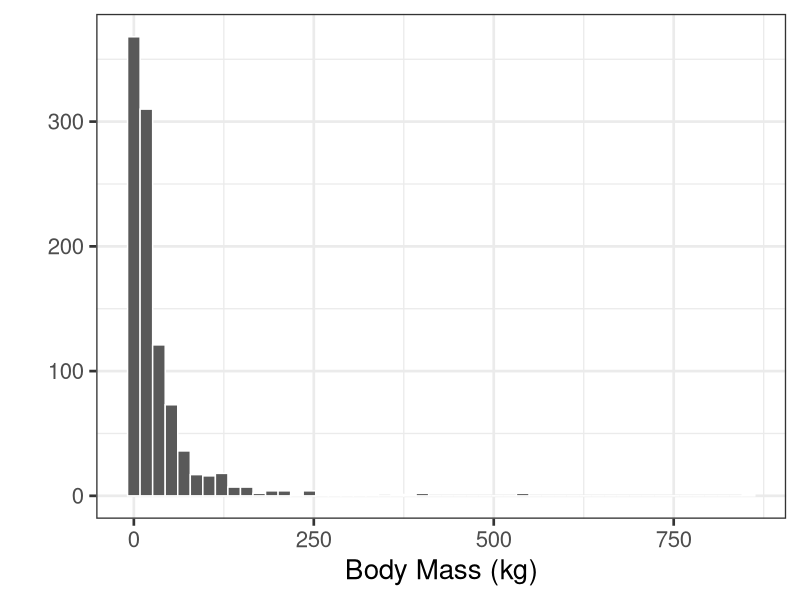
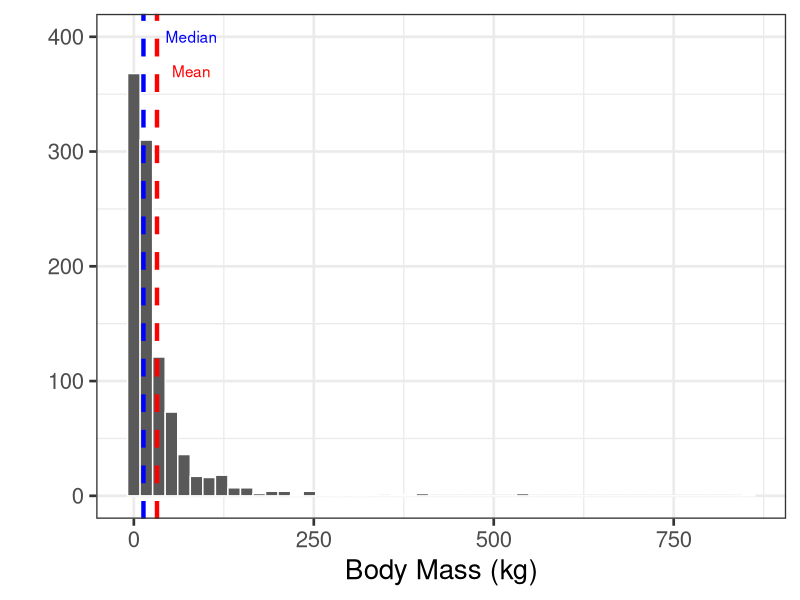
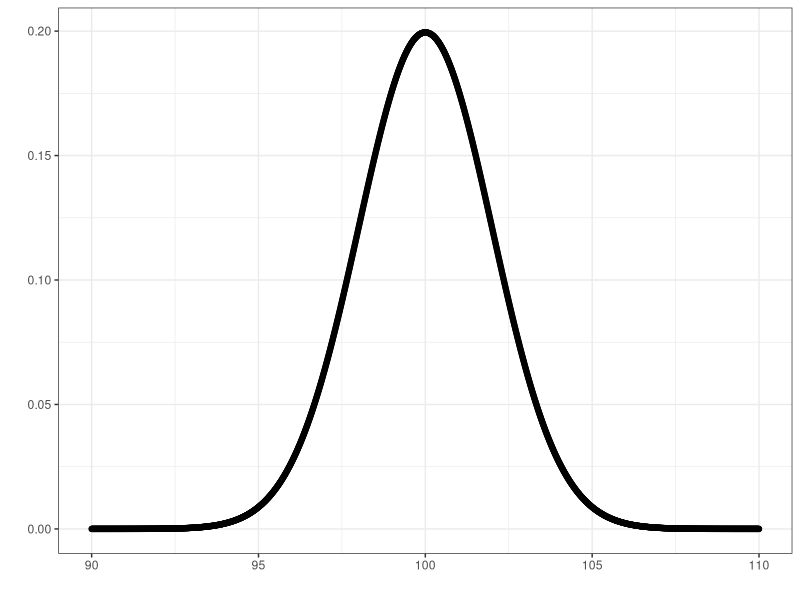

Source code (R) for these figures, in order:
## ---- chunk 1
library(ggplot2)
mammalmass <- rlnorm(1000, meanlog = 2.6, sd=1.4)
bmplot <- qplot(mammalmass, xlab="Body Mass (kg)", bins=50, color=I("white")) + theme_bw(20)
bmplot
## ---- chunk 2
bmplot + 
  geom_vline(xintercept = mean(mammalmass), color = "red", linetype = "dashed", size=1.5) + 
  geom_vline(xintercept = median(mammalmass), color = "blue", linetype="dashed", size=1.5) + 
  annotate("text", x=80, y=400, color="blue", label="Median") + 
  annotate("text", x=80, y=370, color="red", label="Mean") 
## ---- chunk 3
xvals <- seq(90, 110,0.01)
qplot(x=xvals, y=dnorm(xvals, mean=100, sd=2)) + theme_bw() + labs(x="", y="")
